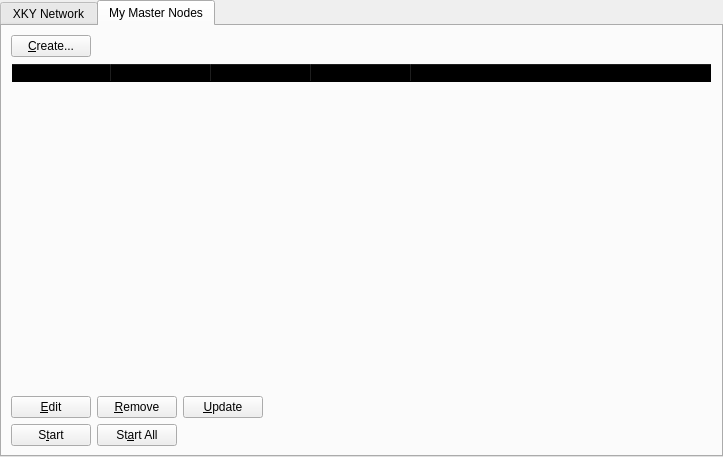
<?xml version="1.0" encoding="UTF-8"?>
<ui version="4.0">
 <class>MasternodeManager</class>
 <widget class="QWidget" name="MasternodeManager">
  <property name="geometry">
   <rect>
    <x>0</x>
    <y>0</y>
    <width>723</width>
    <height>457</height>
   </rect>
  </property>
  <property name="windowTitle">
   <string>Form</string>
  </property>
  <layout class="QVBoxLayout" name="topLayout">
   <property name="leftMargin">
    <number>0</number>
   </property>
   <property name="topMargin">
    <number>0</number>
   </property>
   <property name="rightMargin">
    <number>0</number>
   </property>
   <property name="bottomMargin">
    <number>0</number>
   </property>
   <item>
    <layout class="QVBoxLayout" name="verticalLayout">
     <property name="bottomMargin">
      <number>0</number>
     </property>
     <item>
      <widget class="QTabWidget" name="tabWidget">
       <property name="currentIndex">
        <number>1</number>
       </property>
       <widget class="QWidget" name="tab">
        <attribute name="title">
         <string>XKY Network</string>
        </attribute>
        <layout class="QGridLayout" name="gridLayout">
         <item row="1" column="0">
          <widget class="QTableWidget" name="tableWidgetMasternodes">
           <property name="editTriggers">
            <set>QAbstractItemView::NoEditTriggers</set>
           </property>
           <property name="alternatingRowColors">
            <bool>true</bool>
           </property>
           <property name="selectionBehavior">
            <enum>QAbstractItemView::SelectRows</enum>
           </property>
           <property name="sortingEnabled">
            <bool>true</bool>
           </property>
           <attribute name="horizontalHeaderStretchLastSection">
            <bool>true</bool>
           </attribute>
           <column>
            <property name="text">
             <string>Address</string>
            </property>
           </column>
           <column>
            <property name="text">
             <string>Protocol</string>
            </property>
           </column>
           <column>
            <property name="text">
             <string>Active</string>
            </property>
           </column>
           <column>
            <property name="text">
             <string>Active (secs)</string>
            </property>
           </column>
           <column>
            <property name="text">
             <string>Last Seen</string>
            </property>
           </column>
           <column>
            <property name="text">
             <string>Pubkey</string>
            </property>
           </column>
          </widget>
         </item>
         <item row="0" column="0">
          <layout class="QHBoxLayout" name="horizontalLayout_3">
           <property name="bottomMargin">
            <number>0</number>
           </property>
           <item>
            <widget class="QLabel" name="label_2">
             <property name="text">
              <string>XKY Node Count:</string>
             </property>
            </widget>
           </item>
           <item>
            <widget class="QLabel" name="countLabel">
             <property name="text">
              <string>0</string>
             </property>
            </widget>
           </item>
           <item>
            <spacer name="horizontalSpacer_3">
             <property name="orientation">
              <enum>Qt::Horizontal</enum>
             </property>
             <property name="sizeHint" stdset="0">
              <size>
               <width>40</width>
               <height>20</height>
              </size>
             </property>
            </spacer>
           </item>
          </layout>
         </item>
        </layout>
       </widget>
       <widget class="QWidget" name="tab_2">
        <attribute name="title">
         <string>My Master Nodes</string>
        </attribute>
        <layout class="QGridLayout" name="gridLayout_2">
         <item row="0" column="0">
          <layout class="QVBoxLayout" name="verticalLayout_2">
           <property name="bottomMargin">
            <number>0</number>
           </property>
           <item>
            <layout class="QHBoxLayout" name="horizontalLayout">
             <item>
              <widget class="QPushButton" name="createButton">
               <property name="text">
                <string>&amp;Create...</string>
               </property>
              </widget>
             </item>
             <item>
              <spacer name="horizontalSpacer">
               <property name="orientation">
                <enum>Qt::Horizontal</enum>
               </property>
               <property name="sizeHint" stdset="0">
                <size>
                 <width>40</width>
                 <height>20</height>
                </size>
               </property>
              </spacer>
             </item>
            </layout>
           </item>
           <item>
            <widget class="QTableWidget" name="tableWidget_2">
             <property name="minimumSize">
              <size>
               <width>695</width>
               <height>0</height>
              </size>
             </property>
             <property name="styleSheet">
              <string notr="true">background-color:transparent</string>
             </property>
             <property name="editTriggers">
              <set>QAbstractItemView::NoEditTriggers</set>
             </property>
             <property name="alternatingRowColors">
              <bool>true</bool>
             </property>
             <property name="selectionMode">
              <enum>QAbstractItemView::SingleSelection</enum>
             </property>
             <property name="selectionBehavior">
              <enum>QAbstractItemView::SelectRows</enum>
             </property>
             <attribute name="horizontalHeaderStretchLastSection">
              <bool>true</bool>
             </attribute>
             <column>
              <property name="text">
               <string>Alias</string>
              </property>
             </column>
             <column>
              <property name="text">
               <string>IP/Onion</string>
              </property>
             </column>
             <column>
              <property name="text">
               <string>Reward %</string>
              </property>
             </column>
             <column>
              <property name="text">
               <string>Reward Address</string>
              </property>
             </column>
             <column>
              <property name="text">
               <string>Status</string>
              </property>
             </column>
            </widget>
           </item>
           <item>
            <layout class="QHBoxLayout" name="horizontalLayout_2">
             <property name="bottomMargin">
              <number>0</number>
             </property>
             <item>
              <widget class="QPushButton" name="editButton">
               <property name="text">
                <string>&amp;Edit</string>
               </property>
              </widget>
             </item>
             <item>
              <widget class="QPushButton" name="removeButton">
               <property name="text">
                <string>&amp;Remove</string>
               </property>
              </widget>
             </item>
             <item>
              <widget class="QPushButton" name="UpdateButton">
               <property name="text">
                <string>&amp;Update</string>
               </property>
              </widget>
             </item>
             <item>
              <spacer name="horizontalSpacer_2">
               <property name="orientation">
                <enum>Qt::Horizontal</enum>
               </property>
               <property name="sizeHint" stdset="0">
                <size>
                 <width>40</width>
                 <height>20</height>
                </size>
               </property>
              </spacer>
             </item>
            </layout>
           </item>
           <item>
            <layout class="QHBoxLayout" name="horizontalLayout_4">
             <property name="bottomMargin">
              <number>0</number>
             </property>
            </layout>
           </item>
           <item>
            <layout class="QHBoxLayout" name="horizontalLayout_5">
             <property name="bottomMargin">
              <number>0</number>
             </property>
             <item>
              <widget class="QPushButton" name="startButton">
               <property name="text">
                <string>S&amp;tart</string>
               </property>
              </widget>
             </item>
             <item>
              <widget class="QPushButton" name="startAllButton">
               <property name="text">
                <string>St&amp;art All</string>
               </property>
              </widget>
             </item>
             <item>
              <spacer name="horizontalSpacer_5">
               <property name="orientation">
                <enum>Qt::Horizontal</enum>
               </property>
               <property name="sizeHint" stdset="0">
                <size>
                 <width>40</width>
                 <height>20</height>
                </size>
               </property>
              </spacer>
             </item>
            </layout>
           </item>
          </layout>
         </item>
        </layout>
       </widget>
      </widget>
     </item>
    </layout>
   </item>
  </layout>
 </widget>
 <resources/>
 <connections/>
</ui>
